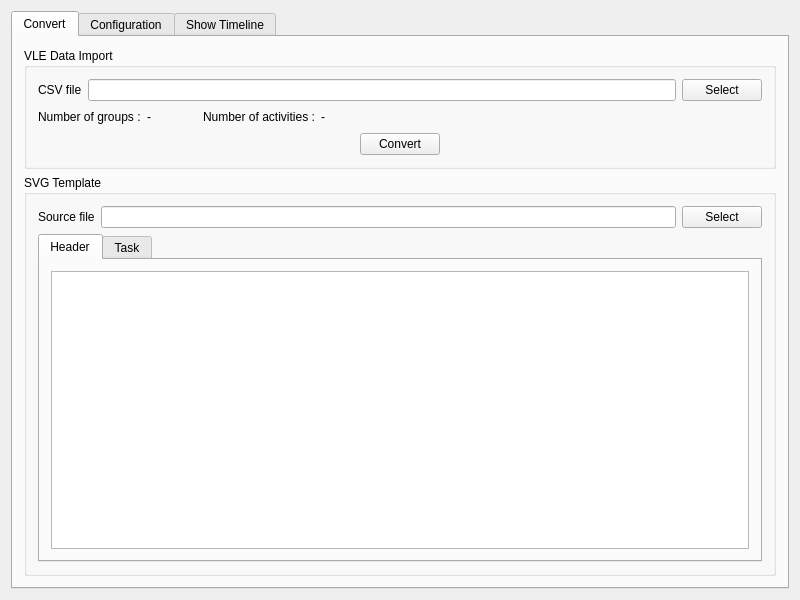
<?xml version="1.0" encoding="UTF-8"?>
<ui version="4.0">
 <class>MainWindow</class>
 <widget class="QMainWindow" name="MainWindow">
  <property name="geometry">
   <rect>
    <x>0</x>
    <y>0</y>
    <width>800</width>
    <height>600</height>
   </rect>
  </property>
  <property name="windowTitle">
   <string>MainWindow</string>
  </property>
  <widget class="QWidget" name="centralWidget">
   <layout class="QGridLayout" name="gridLayout">
    <item row="0" column="0">
     <widget class="QTabWidget" name="tabWidget">
      <property name="currentIndex">
       <number>0</number>
      </property>
      <widget class="QWidget" name="mainTabConvert">
       <attribute name="title">
        <string>Convert</string>
       </attribute>
       <layout class="QVBoxLayout" name="verticalLayout_2">
        <item>
         <widget class="QGroupBox" name="groupBox_CSV">
          <property name="title">
           <string>VLE Data Import</string>
          </property>
          <layout class="QVBoxLayout" name="verticalLayout_5">
           <item>
            <layout class="QHBoxLayout" name="horizontalLayout_2">
             <item>
              <widget class="QLabel" name="label_2">
               <property name="text">
                <string>CSV file</string>
               </property>
              </widget>
             </item>
             <item>
              <widget class="QLineEdit" name="csvFilename"/>
             </item>
             <item>
              <widget class="QPushButton" name="buttonSelectCSV">
               <property name="text">
                <string>Select</string>
               </property>
              </widget>
             </item>
            </layout>
           </item>
           <item>
            <layout class="QHBoxLayout" name="horizontalLayout">
             <property name="topMargin">
              <number>0</number>
             </property>
             <item>
              <widget class="QLabel" name="label_3">
               <property name="text">
                <string>Number of groups :</string>
               </property>
              </widget>
             </item>
             <item>
              <widget class="QLabel" name="labelGroupCount">
               <property name="minimumSize">
                <size>
                 <width>50</width>
                 <height>0</height>
                </size>
               </property>
               <property name="text">
                <string>-</string>
               </property>
              </widget>
             </item>
             <item>
              <widget class="QLabel" name="label_4">
               <property name="text">
                <string>Number of activities :</string>
               </property>
              </widget>
             </item>
             <item>
              <widget class="QLabel" name="labelActivityCount">
               <property name="minimumSize">
                <size>
                 <width>50</width>
                 <height>0</height>
                </size>
               </property>
               <property name="text">
                <string>-</string>
               </property>
              </widget>
             </item>
             <item>
              <spacer name="horizontalSpacer_3">
               <property name="orientation">
                <enum>Qt::Horizontal</enum>
               </property>
               <property name="sizeHint" stdset="0">
                <size>
                 <width>40</width>
                 <height>20</height>
                </size>
               </property>
              </spacer>
             </item>
            </layout>
           </item>
           <item>
            <layout class="QHBoxLayout" name="horizontalLayout_3">
             <item>
              <spacer name="horizontalSpacer">
               <property name="orientation">
                <enum>Qt::Horizontal</enum>
               </property>
               <property name="sizeHint" stdset="0">
                <size>
                 <width>40</width>
                 <height>20</height>
                </size>
               </property>
              </spacer>
             </item>
             <item>
              <widget class="QPushButton" name="buttonConvert">
               <property name="text">
                <string>Convert</string>
               </property>
              </widget>
             </item>
             <item>
              <spacer name="horizontalSpacer_2">
               <property name="orientation">
                <enum>Qt::Horizontal</enum>
               </property>
               <property name="sizeHint" stdset="0">
                <size>
                 <width>40</width>
                 <height>20</height>
                </size>
               </property>
              </spacer>
             </item>
            </layout>
           </item>
          </layout>
         </widget>
        </item>
        <item>
         <widget class="QGroupBox" name="groupBox_Template">
          <property name="title">
           <string>SVG Template</string>
          </property>
          <layout class="QVBoxLayout" name="verticalLayout_4">
           <item>
            <layout class="QHBoxLayout" name="horizontalLayout_4">
             <property name="topMargin">
              <number>0</number>
             </property>
             <item>
              <widget class="QLabel" name="label">
               <property name="text">
                <string>Source file</string>
               </property>
              </widget>
             </item>
             <item>
              <widget class="QLineEdit" name="tplFilename"/>
             </item>
             <item>
              <widget class="QPushButton" name="buttonSelectSVG">
               <property name="text">
                <string>Select</string>
               </property>
              </widget>
             </item>
            </layout>
           </item>
           <item>
            <widget class="QTabWidget" name="tabSVG">
             <property name="currentIndex">
              <number>0</number>
             </property>
             <widget class="QWidget" name="tabSVGHeader">
              <attribute name="title">
               <string>Header</string>
              </attribute>
              <layout class="QVBoxLayout" name="verticalLayout_3">
               <item>
                <widget class="QPlainTextEdit" name="svgEditHeader">
                 <property name="readOnly">
                  <bool>true</bool>
                 </property>
                </widget>
               </item>
              </layout>
             </widget>
             <widget class="QWidget" name="tabSVGTask">
              <attribute name="title">
               <string>Task</string>
              </attribute>
              <layout class="QVBoxLayout" name="verticalLayout_6">
               <item>
                <widget class="QPlainTextEdit" name="svgEditTask"/>
               </item>
              </layout>
             </widget>
            </widget>
           </item>
          </layout>
         </widget>
        </item>
       </layout>
       <zorder>groupBox_Template</zorder>
       <zorder>groupBox_CSV</zorder>
      </widget>
      <widget class="QWidget" name="mainTabConfig">
       <attribute name="title">
        <string>Configuration</string>
       </attribute>
       <layout class="QVBoxLayout" name="verticalLayout_7">
        <item>
         <widget class="QGroupBox" name="groupBox_Colors">
          <property name="title">
           <string>Colors</string>
          </property>
          <layout class="QVBoxLayout" name="verticalLayout_8">
           <item>
            <widget class="QTableWidget" name="cfgColorTable">
             <property name="selectionMode">
              <enum>QAbstractItemView::SingleSelection</enum>
             </property>
             <property name="selectionBehavior">
              <enum>QAbstractItemView::SelectRows</enum>
             </property>
             <attribute name="verticalHeaderVisible">
              <bool>false</bool>
             </attribute>
             <row>
              <property name="text">
               <string>Cfg01</string>
              </property>
             </row>
             <column>
              <property name="text">
               <string>Activity Name</string>
              </property>
             </column>
             <column>
              <property name="text">
               <string>Color</string>
              </property>
             </column>
             <item row="0" column="0">
              <property name="text">
               <string>Irrigation</string>
              </property>
             </item>
             <item row="0" column="1">
              <property name="text">
               <string>#ff0000</string>
              </property>
             </item>
            </widget>
           </item>
           <item>
            <layout class="QHBoxLayout" name="horizontalLayout_7">
             <property name="topMargin">
              <number>0</number>
             </property>
             <item>
              <widget class="QPushButton" name="cfgColorAdd">
               <property name="text">
                <string>Add</string>
               </property>
              </widget>
             </item>
             <item>
              <widget class="QPushButton" name="cfgColorRemove">
               <property name="text">
                <string>Remove</string>
               </property>
              </widget>
             </item>
             <item>
              <spacer name="horizontalSpacer_6">
               <property name="orientation">
                <enum>Qt::Horizontal</enum>
               </property>
               <property name="sizeHint" stdset="0">
                <size>
                 <width>40</width>
                 <height>20</height>
                </size>
               </property>
              </spacer>
             </item>
            </layout>
           </item>
           <item>
            <widget class="QGroupBox" name="groupBox">
             <property name="title">
              <string>Configurer</string>
             </property>
             <layout class="QVBoxLayout" name="verticalLayout_9">
              <item>
               <layout class="QHBoxLayout" name="horizontalLayout_5">
                <property name="topMargin">
                 <number>0</number>
                </property>
                <item>
                 <widget class="QLabel" name="label_5">
                  <property name="text">
                   <string>Activity</string>
                  </property>
                 </widget>
                </item>
                <item>
                 <widget class="QLineEdit" name="cfgColorActivityName"/>
                </item>
                <item>
                 <spacer name="horizontalSpacer_4">
                  <property name="orientation">
                   <enum>Qt::Horizontal</enum>
                  </property>
                  <property name="sizeHint" stdset="0">
                   <size>
                    <width>40</width>
                    <height>20</height>
                   </size>
                  </property>
                 </spacer>
                </item>
               </layout>
              </item>
              <item>
               <layout class="QHBoxLayout" name="horizontalLayout_6">
                <property name="topMargin">
                 <number>0</number>
                </property>
                <item>
                 <widget class="QLabel" name="label_6">
                  <property name="text">
                   <string>Color</string>
                  </property>
                 </widget>
                </item>
                <item>
                 <widget class="QLineEdit" name="cfgColorActivityColor"/>
                </item>
                <item>
                 <widget class="QPushButton" name="cfgColorPicker">
                  <property name="text">
                   <string>Color picker</string>
                  </property>
                 </widget>
                </item>
                <item>
                 <spacer name="horizontalSpacer_5">
                  <property name="orientation">
                   <enum>Qt::Horizontal</enum>
                  </property>
                  <property name="sizeHint" stdset="0">
                   <size>
                    <width>40</width>
                    <height>20</height>
                   </size>
                  </property>
                 </spacer>
                </item>
               </layout>
              </item>
              <item>
               <widget class="QPushButton" name="cfgColorSet">
                <property name="text">
                 <string>Set Color</string>
                </property>
               </widget>
              </item>
             </layout>
            </widget>
           </item>
          </layout>
         </widget>
        </item>
        <item>
         <spacer name="verticalSpacer">
          <property name="orientation">
           <enum>Qt::Vertical</enum>
          </property>
          <property name="sizeHint" stdset="0">
           <size>
            <width>20</width>
            <height>40</height>
           </size>
          </property>
         </spacer>
        </item>
       </layout>
      </widget>
      <widget class="QWidget" name="mainTabTimeline">
       <attribute name="title">
        <string>Show Timeline</string>
       </attribute>
       <layout class="QVBoxLayout" name="verticalLayout">
        <item>
         <widget class="SvgView" name="svgUi"/>
        </item>
       </layout>
      </widget>
     </widget>
    </item>
   </layout>
  </widget>
  <widget class="QMenuBar" name="menuBar">
   <property name="geometry">
    <rect>
     <x>0</x>
     <y>0</y>
     <width>800</width>
     <height>27</height>
    </rect>
   </property>
  </widget>
 </widget>
 <layoutdefault spacing="6" margin="11"/>
 <customwidgets>
  <customwidget>
   <class>SvgView</class>
   <extends>QGraphicsView</extends>
   <header>svgview.h</header>
  </customwidget>
 </customwidgets>
 <resources/>
 <connections/>
</ui>
